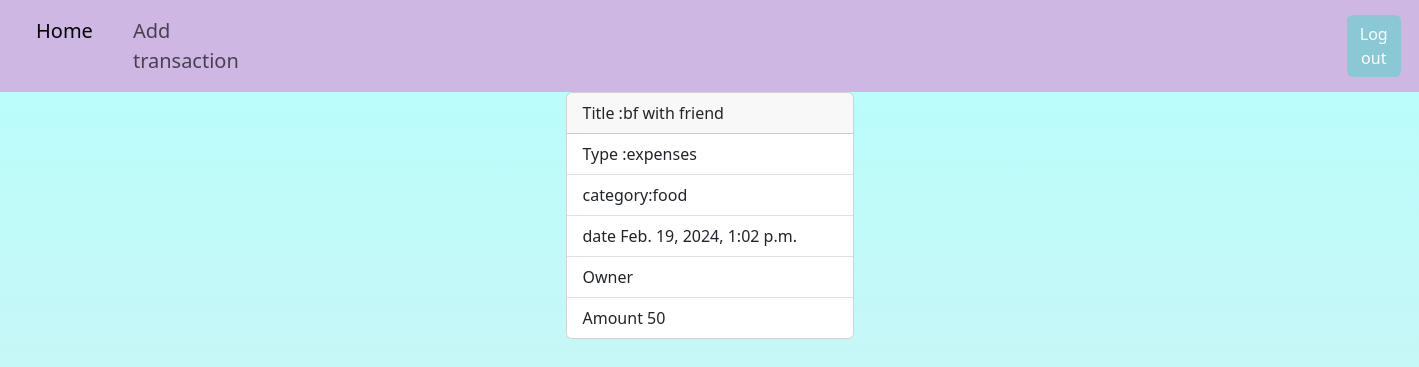
/budget/transactions/1/ (signed in), run on the app's committed database.
### budget/models.py (models this page shows, shortened)
class Transaction(models.Model):
    title = models.CharField(max_length=200)
    options = (
        ('expenses', 'expenses'),
        ('income', 'income'),
    )
    type = models.CharField(max_length=200, choices=options, default='expenses')
    cat_options = (
        ('food', 'food'),
        ('fuel', 'fuel'),
        ('entertainment', 'entertainment'),
        ('emi', 'emi'),
        ('bills', 'bills'),
        ('rent', 'rent'),
        ('miscellaneous', 'miscellaneous'),
    )
    category = models.CharField(max_length=200, choices=cat_options, default='miscellaneous')
    amount = models.PositiveIntegerField()
    created_date = models.DateTimeField(auto_now_add=True)
    user_object=models.ForeignKey(User,on_delete=models.CASCADE)

### budget/views.py (the view)
# urls.py: path("transactions/<int:pk>/",views.TransactionDetailview.as_view(),name="transaction-detail"),
@method_decorator([signin_required,never_cache],name="dispatch")
class TransactionDetailview(View):
    def get(self,request,*args,**kwargs):
        id=kwargs.get("pk")
        qs=Transaction.objects.get(id=id)
        return render(request,"transaction_detail.html",{"data":qs})

### budget/decorator.py (called while the page is built)
def signin_required(fn):
    def wrapper(request,*args,**kwargs):
        if not request.user.is_authenticated:
            messages.error(request,"invalid session")
            return redirect("signin")
        else:
            return fn(request,*args,**kwargs)
    return wrapper

### budget/templates/transaction_detail.html
{% extends 'base.html' %}
{% block main_block%}
<div class="container d-flex justify-content-center">
  <div class="card" style="width: 18rem;">
      <div class="card-header">
        Title :{{data.title}}
      </div>
      <ul class="list-group list-group-flush">
        <li class="list-group-item">Type :{{data.type}}</li>
        <li class="list-group-item">category:{{data.category}}</li>
        <li class="list-group-item">date {{data.created_date}}</li>
        <li class="list-group-item">Owner {{data.user}}</li>
        <li class="list-group-item">Amount {{data.amount}}</li>
      </ul>
    </div>
</div>
{%endblock%}

### budget/templates/base.html (style rules this page uses)
body { background-color: #FFDEE9; background-image: linear-gradient(0deg, #FFDEE9 0%, #B5FFFC 100%); background-repeat: no-repeat; background-size:100% 1500px; }

### data on the page
Transaction: title "bf with friend", type "expenses", category "food", created_date "Feb. 19, 2024, 1:02 p.m.", amount "50"
